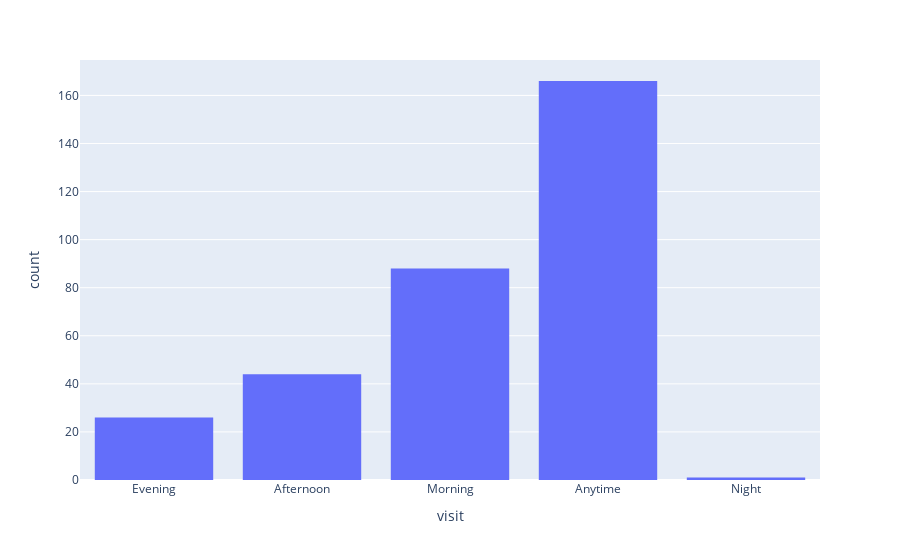

Source (notebook cell):
### Code cell
fig = px.histogram(df, x="visit")

fig.show()

### Figure 1 — Plotly figure (JSON) as saved in the notebook; plotly's stock layout.template omitted (floating-point values rounded to 4 significant figures; data arrays with more than 128 entries replaced by an {"elided": "..."} marker saying what was removed)
{"data": [{"alignmentgroup": "True", "bingroup": "x", "hovertemplate": "visit=%{x}<br>count=%{y}<extra></extra>", "legendgroup": "", "marker": {"color": "#636efa", "pattern": {"shape": ""}}, "name": "", "offsetgroup": "", "orientation": "v", "showlegend": false, "type": "histogram", "x": {"elided": "325 str values"}, "xaxis": "x", "yaxis": "y"}], "layout": {"autosize": true, "barmode": "relative", "legend": {"tracegroupgap": 0}, "margin": {"t": 60}, "xaxis": {"anchor": "y", "autorange": true, "domain": [0, 1], "range": [-0.5, 4.5], "title": {"text": "visit"}, "type": "category"}, "yaxis": {"anchor": "x", "autorange": true, "domain": [0, 1], "range": [0, 174.7], "title": {"text": "count"}}}}
